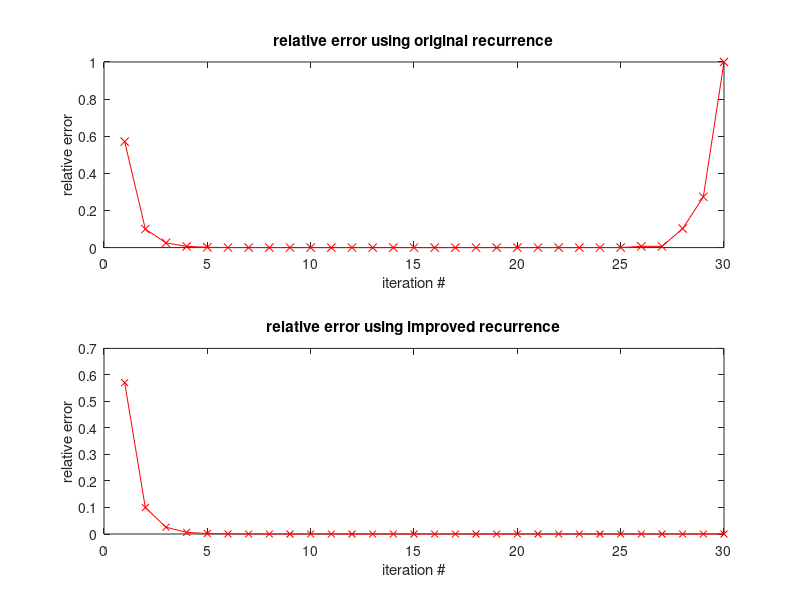

Source code (MATLAB):
clear all; clc;
% Use Archimedes' method to determine the value of pi and plot the relative
% error
numIter = 30; 
y = zeros(numIter,1);
errRel = zeros(numIter,1);
y(1) = 2;
errRel(1) = abs(pi-2)/2;
for k = 1 : numIter-1
    y(k+1) = 2^(k+1) * sqrt(0.5*(1-sqrt(1-(y(k)/2^k)^2)));
    errRel(k+1) = abs(y(k+1)-pi)/pi;
end

subplot(2,1,1)
plot(errRel,'rx-')
xlabel('iteration #')
ylabel('relative error')
title('relative error using original recurrence')

% NOTE: The plot shows that the relative error increases after 25
% iterations due to numerical cancelation --> see improved recurrence below

% Use Archimedes' method in an improved recurrence to determine the value 
% of pi and plot the relative error

numIter = 30;
y = zeros(numIter,1);
errRel = zeros(numIter,1);
y(1) = 2;
errRel(1) = abs(pi-2)/2;
for k = 1 : numIter-1
    y(k+1) = y(k) * sqrt(2/(1+sqrt(1-(y(k)/2^k)^2)));
    errRel(k+1) = abs(y(k+1)-pi)/pi;
end

subplot(2,1,2)
plot(errRel,'rx-','MarkerSize',5)
xlabel('iteration #')
ylabel('relative error')
title('relative error using improved recurrence')